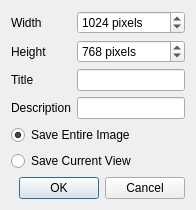
<?xml version="1.0" encoding="UTF-8"?>
<ui version="4.0">
 <class>UtilVectorDialog</class>
 <widget class="QDialog" name="UtilVectorDialog">
  <property name="geometry">
   <rect>
    <x>0</x>
    <y>0</y>
    <width>174</width>
    <height>191</height>
   </rect>
  </property>
  <property name="windowTitle">
   <string>Vector Dialog</string>
  </property>
  <layout class="QFormLayout" name="formLayout">
   <property name="sizeConstraint">
    <enum>QLayout::SetFixedSize</enum>
   </property>
   <item row="0" column="0">
    <widget class="QLabel" name="widthLabel">
     <property name="text">
      <string>Width</string>
     </property>
     <property name="buddy">
      <cstring>widthValue</cstring>
     </property>
    </widget>
   </item>
   <item row="0" column="1">
    <widget class="QSpinBox" name="widthValue">
     <property name="sizePolicy">
      <sizepolicy hsizetype="Expanding" vsizetype="Fixed">
       <horstretch>0</horstretch>
       <verstretch>0</verstretch>
      </sizepolicy>
     </property>
     <property name="accelerated">
      <bool>true</bool>
     </property>
     <property name="suffix">
      <string> pixels</string>
     </property>
     <property name="minimum">
      <number>1</number>
     </property>
     <property name="maximum">
      <number>65536</number>
     </property>
     <property name="value">
      <number>1024</number>
     </property>
    </widget>
   </item>
   <item row="1" column="0">
    <widget class="QLabel" name="heightLabel">
     <property name="text">
      <string>Height</string>
     </property>
     <property name="buddy">
      <cstring>heightValue</cstring>
     </property>
    </widget>
   </item>
   <item row="1" column="1">
    <widget class="QSpinBox" name="heightValue">
     <property name="sizePolicy">
      <sizepolicy hsizetype="Expanding" vsizetype="Fixed">
       <horstretch>0</horstretch>
       <verstretch>0</verstretch>
      </sizepolicy>
     </property>
     <property name="accelerated">
      <bool>true</bool>
     </property>
     <property name="suffix">
      <string> pixels</string>
     </property>
     <property name="minimum">
      <number>1</number>
     </property>
     <property name="maximum">
      <number>65536</number>
     </property>
     <property name="value">
      <number>768</number>
     </property>
    </widget>
   </item>
   <item row="2" column="0">
    <widget class="QLabel" name="tLabel">
     <property name="text">
      <string>Title</string>
     </property>
     <property name="buddy">
      <cstring>tEdit</cstring>
     </property>
    </widget>
   </item>
   <item row="2" column="1">
    <widget class="QLineEdit" name="tEdit">
     <property name="maxLength">
      <number>255</number>
     </property>
     <property name="dragEnabled">
      <bool>true</bool>
     </property>
    </widget>
   </item>
   <item row="3" column="0">
    <widget class="QLabel" name="dLabel">
     <property name="text">
      <string>Description</string>
     </property>
     <property name="buddy">
      <cstring>dEdit</cstring>
     </property>
    </widget>
   </item>
   <item row="3" column="1">
    <widget class="QLineEdit" name="dEdit">
     <property name="maxLength">
      <number>255</number>
     </property>
     <property name="dragEnabled">
      <bool>true</bool>
     </property>
    </widget>
   </item>
   <item row="4" column="0" colspan="2">
    <widget class="QRadioButton" name="saveEntireImage">
     <property name="text">
      <string>Save Entire Image</string>
     </property>
     <property name="checked">
      <bool>true</bool>
     </property>
    </widget>
   </item>
   <item row="5" column="0" colspan="2">
    <widget class="QRadioButton" name="saveCurrentView">
     <property name="text">
      <string>Save Current View</string>
     </property>
     <property name="checked">
      <bool>false</bool>
     </property>
    </widget>
   </item>
   <item row="6" column="0" colspan="2">
    <widget class="QDialogButtonBox" name="buttonBox">
     <property name="orientation">
      <enum>Qt::Horizontal</enum>
     </property>
     <property name="standardButtons">
      <set>QDialogButtonBox::Cancel|QDialogButtonBox::Ok</set>
     </property>
    </widget>
   </item>
  </layout>
 </widget>
 <resources/>
 <connections>
  <connection>
   <sender>buttonBox</sender>
   <signal>accepted()</signal>
   <receiver>UtilVectorDialog</receiver>
   <slot>accept()</slot>
  </connection>
  <connection>
   <sender>buttonBox</sender>
   <signal>rejected()</signal>
   <receiver>UtilVectorDialog</receiver>
   <slot>reject()</slot>
  </connection>
 </connections>
</ui>
